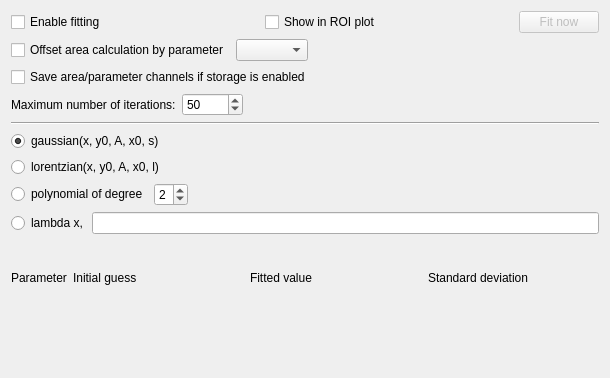
<?xml version="1.0" encoding="UTF-8"?>
<ui version="4.0">
 <class>windowsFit1d</class>
 <widget class="QWidget" name="windowsFit1d">
  <property name="geometry">
   <rect>
    <x>0</x>
    <y>0</y>
    <width>610</width>
    <height>378</height>
   </rect>
  </property>
  <property name="windowTitle">
   <string>Form</string>
  </property>
  <layout class="QVBoxLayout" name="verticalLayout">
   <item>
    <layout class="QHBoxLayout" name="layoutEnable">
     <item>
      <widget class="QCheckBox" name="checkEnableFitting">
       <property name="sizePolicy">
        <sizepolicy hsizetype="MinimumExpanding" vsizetype="Fixed">
         <horstretch>0</horstretch>
         <verstretch>0</verstretch>
        </sizepolicy>
       </property>
       <property name="text">
        <string>Enable fitting</string>
       </property>
      </widget>
     </item>
     <item>
      <widget class="QCheckBox" name="checkShowPlot">
       <property name="sizePolicy">
        <sizepolicy hsizetype="MinimumExpanding" vsizetype="Fixed">
         <horstretch>0</horstretch>
         <verstretch>0</verstretch>
        </sizepolicy>
       </property>
       <property name="text">
        <string>Show in ROI plot</string>
       </property>
      </widget>
     </item>
     <item>
      <widget class="QPushButton" name="buttonFit">
       <property name="enabled">
        <bool>false</bool>
       </property>
       <property name="text">
        <string>Fit now</string>
       </property>
      </widget>
     </item>
    </layout>
   </item>
   <item>
    <layout class="QHBoxLayout" name="layoutAreaCorr">
     <item>
      <widget class="QCheckBox" name="checkAreaCorr">
       <property name="text">
        <string>Offset area calculation by parameter</string>
       </property>
      </widget>
     </item>
     <item>
      <widget class="QComboBox" name="selectAreaCorrArg"/>
     </item>
     <item>
      <spacer name="spacerAreaCorr">
       <property name="orientation">
        <enum>Qt::Horizontal</enum>
       </property>
       <property name="sizeType">
        <enum>QSizePolicy::MinimumExpanding</enum>
       </property>
       <property name="sizeHint" stdset="0">
        <size>
         <width>40</width>
         <height>1</height>
        </size>
       </property>
      </spacer>
     </item>
    </layout>
   </item>
   <item>
    <widget class="QCheckBox" name="checkStoreChannels">
     <property name="text">
      <string>Save area/parameter channels if storage is enabled</string>
     </property>
    </widget>
   </item>
   <item>
    <layout class="QHBoxLayout" name="layoutIterations">
     <item>
      <widget class="QLabel" name="labelIterations">
       <property name="text">
        <string>Maximum number of iterations:</string>
       </property>
      </widget>
     </item>
     <item>
      <widget class="QSpinBox" name="editIterationCap">
       <property name="minimum">
        <number>1</number>
       </property>
       <property name="maximum">
        <number>10000</number>
       </property>
       <property name="value">
        <number>50</number>
       </property>
      </widget>
     </item>
     <item>
      <spacer name="spacerIterations">
       <property name="orientation">
        <enum>Qt::Horizontal</enum>
       </property>
       <property name="sizeType">
        <enum>QSizePolicy::Expanding</enum>
       </property>
       <property name="sizeHint" stdset="0">
        <size>
         <width>1</width>
         <height>1</height>
        </size>
       </property>
      </spacer>
     </item>
    </layout>
   </item>
   <item>
    <widget class="Line" name="line">
     <property name="orientation">
      <enum>Qt::Horizontal</enum>
     </property>
    </widget>
   </item>
   <item>
    <widget class="QRadioButton" name="checkGaussian">
     <property name="text">
      <string>gaussian(x, y0, A, x0, s)</string>
     </property>
     <property name="checked">
      <bool>true</bool>
     </property>
    </widget>
   </item>
   <item>
    <widget class="QRadioButton" name="checkLorentzian">
     <property name="text">
      <string>lorentzian(x, y0, A, x0, l)</string>
     </property>
    </widget>
   </item>
   <item>
    <layout class="QHBoxLayout" name="layoutPolynomial">
     <item>
      <widget class="QRadioButton" name="checkPolynomial">
       <property name="text">
        <string>polynomial of degree</string>
       </property>
      </widget>
     </item>
     <item>
      <widget class="QSpinBox" name="editPolynomialDegree">
       <property name="maximum">
        <number>9</number>
       </property>
       <property name="value">
        <number>2</number>
       </property>
      </widget>
     </item>
     <item>
      <spacer name="spacerPolynomial">
       <property name="orientation">
        <enum>Qt::Horizontal</enum>
       </property>
       <property name="sizeType">
        <enum>QSizePolicy::MinimumExpanding</enum>
       </property>
       <property name="sizeHint" stdset="0">
        <size>
         <width>1</width>
         <height>1</height>
        </size>
       </property>
      </spacer>
     </item>
    </layout>
   </item>
   <item>
    <layout class="QHBoxLayout" name="layoutCustomFunc">
     <property name="spacing">
      <number>0</number>
     </property>
     <item>
      <widget class="QRadioButton" name="checkCustomFunc">
       <property name="text">
        <string>lambda x, </string>
       </property>
      </widget>
     </item>
     <item>
      <widget class="QLineEdit" name="editCustomFunc">
       <property name="minimumSize">
        <size>
         <width>500</width>
         <height>0</height>
        </size>
       </property>
       <property name="toolTip">
        <string>The numpy package may be used as well as all predefined functions above.</string>
       </property>
      </widget>
     </item>
    </layout>
   </item>
   <item>
    <spacer name="spacerFuncParameters">
     <property name="orientation">
      <enum>Qt::Vertical</enum>
     </property>
     <property name="sizeType">
      <enum>QSizePolicy::Fixed</enum>
     </property>
     <property name="sizeHint" stdset="0">
      <size>
       <width>1</width>
       <height>10</height>
      </size>
     </property>
    </spacer>
   </item>
   <item>
    <layout class="QGridLayout" name="layoutParameters">
     <item row="0" column="0">
      <widget class="QLabel" name="labelParameter">
       <property name="sizePolicy">
        <sizepolicy hsizetype="Minimum" vsizetype="Preferred">
         <horstretch>0</horstretch>
         <verstretch>0</verstretch>
        </sizepolicy>
       </property>
       <property name="text">
        <string>Parameter</string>
       </property>
      </widget>
     </item>
     <item row="0" column="3">
      <widget class="QLabel" name="labelDeviation">
       <property name="sizePolicy">
        <sizepolicy hsizetype="MinimumExpanding" vsizetype="Preferred">
         <horstretch>0</horstretch>
         <verstretch>0</verstretch>
        </sizepolicy>
       </property>
       <property name="text">
        <string>Standard deviation</string>
       </property>
      </widget>
     </item>
     <item row="0" column="2">
      <widget class="QLabel" name="labelValue">
       <property name="sizePolicy">
        <sizepolicy hsizetype="MinimumExpanding" vsizetype="Preferred">
         <horstretch>0</horstretch>
         <verstretch>0</verstretch>
        </sizepolicy>
       </property>
       <property name="text">
        <string>Fitted value</string>
       </property>
      </widget>
     </item>
     <item row="0" column="1">
      <widget class="QLabel" name="labelGuess">
       <property name="sizePolicy">
        <sizepolicy hsizetype="MinimumExpanding" vsizetype="Preferred">
         <horstretch>0</horstretch>
         <verstretch>0</verstretch>
        </sizepolicy>
       </property>
       <property name="text">
        <string>Initial guess</string>
       </property>
      </widget>
     </item>
     <item row="1" column="0" colspan="2">
      <widget class="ChannelLinksLabel" name="labelAreaLink">
       <property name="text">
        <string>&lt;area&gt;</string>
       </property>
      </widget>
     </item>
     <item row="1" column="2" colspan="2">
      <widget class="QLabel" name="displayAreaValue">
       <property name="text">
        <string/>
       </property>
      </widget>
     </item>
    </layout>
   </item>
  </layout>
 </widget>
 <customwidgets>
  <customwidget>
   <class>ChannelLinksLabel</class>
   <extends>QLabel</extends>
   <header>metro.frontend.widgets</header>
  </customwidget>
 </customwidgets>
 <resources/>
 <connections>
  <connection>
   <sender>checkEnableFitting</sender>
   <signal>toggled(bool)</signal>
   <receiver>buttonFit</receiver>
   <slot>setEnabled(bool)</slot>
   <hints>
    <hint type="sourcelabel">
     <x>85</x>
     <y>27</y>
    </hint>
    <hint type="destinationlabel">
     <x>541</x>
     <y>27</y>
    </hint>
   </hints>
  </connection>
 </connections>
</ui>
